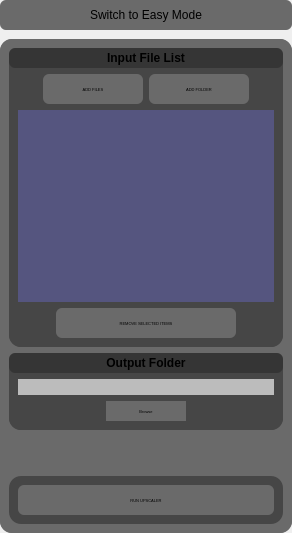
                        <widget class="QWidget" name="widget_87" native="true">
                         <property name="minimumSize">
                          <size>
                           <width>292</width>
                           <height>0</height>
                          </size>
                         </property>
                         <property name="maximumSize">
                          <size>
                           <width>292</width>
                           <height>16777215</height>
                          </size>
                         </property>
                         <layout class="QVBoxLayout" name="verticalLayout_87">
                          <property name="spacing">
                           <number>0</number>
                          </property>
                          <property name="leftMargin">
                           <number>0</number>
                          </property>
                          <property name="topMargin">
                           <number>0</number>
                          </property>
                          <property name="rightMargin">
                           <number>0</number>
                          </property>
                          <property name="bottomMargin">
                           <number>0</number>
                          </property>
                          <item>
                           <widget class="QWidget" name="widget_95_DataPanel" native="true">
                            <property name="styleSheet">
                             <string notr="true">border-radius: 12px;

</string>
                            </property>
                            <layout class="QVBoxLayout" name="verticalLayout_88">
                             <property name="spacing">
                              <number>0</number>
                             </property>
                             <property name="leftMargin">
                              <number>0</number>
                             </property>
                             <property name="topMargin">
                              <number>0</number>
                             </property>
                             <property name="rightMargin">
                              <number>0</number>
                             </property>
                             <property name="bottomMargin">
                              <number>0</number>
                             </property>
                            </layout>
                           </widget>
                          </item>
                          <item>
                           <widget class="QWidget" name="widget_29" native="true">
                            <layout class="QVBoxLayout" name="verticalLayout_14">
                             <property name="leftMargin">
                              <number>0</number>
                             </property>
                             <property name="topMargin">
                              <number>0</number>
                             </property>
                             <property name="rightMargin">
                              <number>0</number>
                             </property>
                             <property name="bottomMargin">
                              <number>9</number>
                             </property>
                             <item>
                              <widget class="QPushButton" name="advancedmodeBtn">
                               <property name="minimumSize">
                                <size>
                                 <width>0</width>
                                 <height>30</height>
                                </size>
                               </property>
                               <property name="maximumSize">
                                <size>
                                 <width>9999</width>
                                 <height>30</height>
                                </size>
                               </property>
                               <property name="styleSheet">
                                <string notr="true">border-radius: 6px;
background-color: rgb(106, 106, 106);

</string>
                               </property>
                               <property name="text">
                                <string>Switch to Easy Mode</string>
                               </property>
                               <property name="icon">
                                <iconset resource="../Modern_UI_Start/resources.qrc">
                                 <normaloff>:/whiteicons/icons/light/trash-2.svg</normaloff>:/whiteicons/icons/light/trash-2.svg</iconset>
                               </property>
                              </widget>
                             </item>
                            </layout>
                           </widget>
                          </item>
                          <item>
                           <widget class="QWidget" name="widget_87_DataPanel" native="true">
                            <property name="sizePolicy">
                             <sizepolicy hsizetype="Preferred" vsizetype="Preferred">
                              <horstretch>0</horstretch>
                              <verstretch>0</verstretch>
                             </sizepolicy>
                            </property>
                            <property name="minimumSize">
                             <size>
                              <width>292</width>
                              <height>0</height>
                             </size>
                            </property>
                            <property name="maximumSize">
                             <size>
                              <width>292</width>
                              <height>16777215</height>
                             </size>
                            </property>
                            <property name="font">
                             <font>
                              <pointsize>3</pointsize>
                             </font>
                            </property>
                            <property name="styleSheet">
                             <string notr="true">border-radius: 12px;

background-color: rgb(106, 106, 106);
</string>
                            </property>
                            <layout class="QVBoxLayout" name="verticalLayout_75">
                             <property name="leftMargin">
                              <number>0</number>
                             </property>
                             <property name="topMargin">
                              <number>0</number>
                             </property>
                             <property name="rightMargin">
                              <number>0</number>
                             </property>
                             <property name="bottomMargin">
                              <number>0</number>
                             </property>
                             <item>
                              <widget class="QWidget" name="widget_89" native="true">
                               <property name="minimumSize">
                                <size>
                                 <width>292</width>
                                 <height>0</height>
                                </size>
                               </property>
                               <property name="maximumSize">
                                <size>
                                 <width>292</width>
                                 <height>16777215</height>
                                </size>
                               </property>
                               <layout class="QVBoxLayout" name="verticalLayout_71">
                                <property name="topMargin">
                                 <number>9</number>
                                </property>
                                <item>
                                 <widget class="QWidget" name="widget_25" native="true">
                                  <property name="styleSheet">
                                   <string notr="true">background-color: rgb(70, 70, 70);</string>
                                  </property>
                                  <layout class="QVBoxLayout" name="verticalLayout_36">
                                   <property name="leftMargin">
                                    <number>0</number>
                                   </property>
                                   <property name="topMargin">
                                    <number>0</number>
                                   </property>
                                   <property name="rightMargin">
                                    <number>0</number>
                                   </property>
                                   <property name="bottomMargin">
                                    <number>0</number>
                                   </property>
                                   <item>
                                    <widget class="QLabel" name="label_103">
                                     <property name="minimumSize">
                                      <size>
                                       <width>0</width>
                                       <height>20</height>
                                      </size>
                                     </property>
                                     <property name="font">
                                      <font>
                                       <weight>75</weight>
                                       <bold>true</bold>
                                      </font>
                                     </property>
                                     <property name="styleSheet">
                                      <string notr="true">background-color: rgb(53, 53, 53);
border-radius: 6px;</string>
                                     </property>
                                     <property name="text">
                                      <string>Input File List</string>
                                     </property>
                                     <property name="alignment">
                                      <set>Qt::AlignCenter</set>
                                     </property>
                                    </widget>
                                   </item>
                                   <item alignment="Qt::AlignHCenter">
                                    <widget class="QWidget" name="widget_20" native="true">
                                     <property name="sizePolicy">
                                      <sizepolicy hsizetype="Fixed" vsizetype="Preferred">
                                       <horstretch>0</horstretch>
                                       <verstretch>0</verstretch>
                                      </sizepolicy>
                                     </property>
                                     <layout class="QHBoxLayout" name="horizontalLayout_9">
                                      <property name="spacing">
                                       <number>6</number>
                                      </property>
                                      <property name="leftMargin">
                                       <number>9</number>
                                      </property>
                                      <property name="topMargin">
                                       <number>0</number>
                                      </property>
                                      <property name="rightMargin">
                                       <number>9</number>
                                      </property>
                                      <property name="bottomMargin">
                                       <number>0</number>
                                      </property>
                                      <item>
                                       <widget class="QPushButton" name="addFilesBtn">
                                        <property name="minimumSize">
                                         <size>
                                          <width>100</width>
                                          <height>30</height>
                                         </size>
                                        </property>
                                        <property name="maximumSize">
                                         <size>
                                          <width>100</width>
                                          <height>30</height>
                                         </size>
                                        </property>
                                        <property name="styleSheet">
                                         <string notr="true">border-radius: 6px;
background-color: rgb(106, 106, 106);

</string>
                                        </property>
                                        <property name="text">
                                         <string>ADD FILES</string>
                                        </property>
                                        <property name="icon">
                                         <iconset resource="../Modern_UI_Start/resources.qrc">
                                          <normaloff>:/whiteicons/icons/light/check-square.svg</normaloff>:/whiteicons/icons/light/check-square.svg</iconset>
                                        </property>
                                       </widget>
                                      </item>
                                      <item>
                                       <widget class="QPushButton" name="addfoldersBtn">
                                        <property name="minimumSize">
                                         <size>
                                          <width>100</width>
                                          <height>30</height>
                                         </size>
                                        </property>
                                        <property name="maximumSize">
                                         <size>
                                          <width>100</width>
                                          <height>30</height>
                                         </size>
                                        </property>
                                        <property name="styleSheet">
                                         <string notr="true">border-radius: 6px;
background-color: rgb(106, 106, 106);

</string>
                                        </property>
                                        <property name="text">
                                         <string>ADD FOLDER</string>
                                        </property>
                                        <property name="icon">
                                         <iconset resource="../Modern_UI_Start/resources.qrc">
                                          <normaloff>:/whiteicons/icons/light/clipboard.svg</normaloff>:/whiteicons/icons/light/clipboard.svg</iconset>
                                        </property>
                                       </widget>
                                      </item>
                                     </layout>
                                    </widget>
                                   </item>
                                   <item>
                                    <widget class="QWidget" name="widget_26" native="true">
                                     <layout class="QVBoxLayout" name="verticalLayout_38">
                                      <property name="topMargin">
                                       <number>0</number>
                                      </property>
                                      <item>
                                       <widget class="QListWidget" name="inputFilesListDisplay">
                                        <property name="sizePolicy">
                                         <sizepolicy hsizetype="Fixed" vsizetype="Expanding">
                                          <horstretch>0</horstretch>
                                          <verstretch>0</verstretch>
                                         </sizepolicy>
                                        </property>
                                        <property name="styleSheet">
                                         <string notr="true">alternate-background-color: rgb(255, 170, 255);
background-color: rgb(85, 85, 127);
border-radius: 999px;</string>
                                        </property>
                                        <property name="showDropIndicator" stdset="0">
                                         <bool>false</bool>
                                        </property>
                                        <property name="alternatingRowColors">
                                         <bool>true</bool>
                                        </property>
                                       </widget>
                                      </item>
                                      <item alignment="Qt::AlignHCenter">
                                       <widget class="QPushButton" name="removeListItemBtn">
                                        <property name="minimumSize">
                                         <size>
                                          <width>180</width>
                                          <height>30</height>
                                         </size>
                                        </property>
                                        <property name="maximumSize">
                                         <size>
                                          <width>17999</width>
                                          <height>30</height>
                                         </size>
                                        </property>
                                        <property name="styleSheet">
                                         <string notr="true">border-radius: 6px;
background-color: rgb(106, 106, 106);

</string>
                                        </property>
                                        <property name="text">
                                         <string>REMOVE SELECTED ITEMS</string>
                                        </property>
                                        <property name="icon">
                                         <iconset resource="../Modern_UI_Start/resources.qrc">
                                          <normaloff>:/whiteicons/icons/light/trash-2.svg</normaloff>:/whiteicons/icons/light/trash-2.svg</iconset>
                                        </property>
                                       </widget>
                                      </item>
                                     </layout>
                                    </widget>
                                   </item>
                                  </layout>
                                 </widget>
                                </item>
                                <item>
                                 <widget class="QWidget" name="widget_19" native="true">
                                  <property name="styleSheet">
                                   <string notr="true">background-color: rgb(70, 70, 70);</string>
                                  </property>
                                  <layout class="QVBoxLayout" name="verticalLayout_13">
                                   <property name="leftMargin">
                                    <number>0</number>
                                   </property>
                                   <property name="topMargin">
                                    <number>0</number>
                                   </property>
                                   <property name="rightMargin">
                                    <number>0</number>
                                   </property>
                                   <property name="bottomMargin">
                                    <number>0</number>
                                   </property>
                                   <item>
                                    <widget class="QLabel" name="label_18">
                                     <property name="minimumSize">
                                      <size>
                                       <width>0</width>
                                       <height>20</height>
                                      </size>
                                     </property>
                                     <property name="font">
                                      <font>
                                       <weight>75</weight>
                                       <bold>true</bold>
                                      </font>
                                     </property>
                                     <property name="styleSheet">
                                      <string notr="true">background-color: rgb(53, 53, 53);
border-radius: 6px;</string>
                                     </property>
                                     <property name="text">
                                      <string>Output Folder</string>
                                     </property>
                                     <property name="alignment">
                                      <set>Qt::AlignCenter</set>
                                     </property>
                                    </widget>
                                   </item>
                                   <item>
                                    <widget class="QWidget" name="widget_11" native="true">
                                     <layout class="QVBoxLayout" name="verticalLayout_17">
                                      <property name="topMargin">
                                       <number>0</number>
                                      </property>
                                      <item>
                                       <widget class="QLineEdit" name="outputLocationTextDisplay">
                                        <property name="styleSheet">
                                         <string notr="true">background-color: rgb(188, 188, 188);</string>
                                        </property>
                                       </widget>
                                      </item>
                                      <item alignment="Qt::AlignHCenter">
                                       <widget class="QPushButton" name="outputLocationBrowseBtn">
                                        <property name="minimumSize">
                                         <size>
                                          <width>80</width>
                                          <height>20</height>
                                         </size>
                                        </property>
                                        <property name="maximumSize">
                                         <size>
                                          <width>80</width>
                                          <height>20</height>
                                         </size>
                                        </property>
                                        <property name="styleSheet">
                                         <string notr="true">background-color: rgb(106, 106, 106);
border-radius:0px;</string>
                                        </property>
                                        <property name="text">
                                         <string>Browse</string>
                                        </property>
                                       </widget>
                                      </item>
                                     </layout>
                                    </widget>
                                   </item>
                                  </layout>
                                 </widget>
                                </item>
                                <item>
                                 <spacer name="verticalSpacer_8">
                                  <property name="orientation">
                                   <enum>Qt::Vertical</enum>
                                  </property>
                                  <property name="sizeHint" stdset="0">
                                   <size>
                                    <width>20</width>
                                    <height>40</height>
                                   </size>
                                  </property>
                                 </spacer>
                                </item>
                                <item>
                                 <widget class="QWidget" name="widget_24" native="true">
                                  <property name="styleSheet">
                                   <string notr="true">background-color: rgb(70, 70, 70);</string>
                                  </property>
                                  <layout class="QVBoxLayout" name="verticalLayout_37">
                                   <item>
                                    <widget class="QPushButton" name="runUpscaleBtn">
                                     <property name="minimumSize">
                                      <size>
                                       <width>0</width>
                                       <height>30</height>
                                      </size>
                                     </property>
                                     <property name="maximumSize">
                                      <size>
                                       <width>9999</width>
                                       <height>30</height>
                                      </size>
                                     </property>
                                     <property name="styleSheet">
                                      <string notr="true">border-radius: 6px;
background-color: rgb(106, 106, 106);

</string>
                                     </property>
                                     <property name="text">
                                      <string>RUN UPSCALER</string>
                                     </property>
                                     <property name="icon">
                                      <iconset resource="../Modern_UI_Start/resources.qrc">
                                       <normaloff>:/whiteicons/icons/light/maximize-2.svg</normaloff>:/whiteicons/icons/light/maximize-2.svg</iconset>
                                     </property>
                                    </widget>
                                   </item>
                                  </layout>
                                 </widget>
                                </item>
                               </layout>
                              </widget>
                             </item>
                            </layout>
                           </widget>
                          </item>
                         </layout>
                        </widget>
